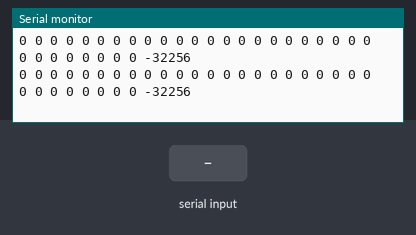
Bench run of a program on a simulated Arduino Mega 2560, built with avr-gcc and run on an emulated ATmega2560. Shown: the last lines printed to the serial monitor. The test bench sets the inputs (shaded band).

Above: at 1.2 s.
1.3 s: byte 30 received over Serial
At 2.1 s:
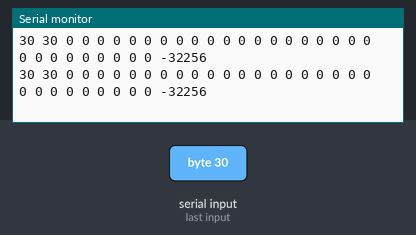
4.3 s: byte 120 received over Serial
At 5.2 s:
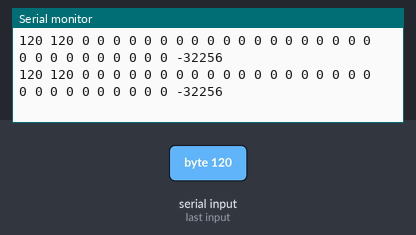
7.3 s: byte 90 received over Serial
At 7.8 s:
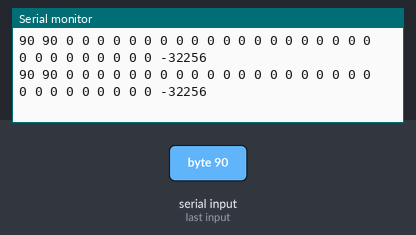
8.8 s: byte 120 received over Serial
11.8 s: byte 30 received over Serial
At 12.7 s:
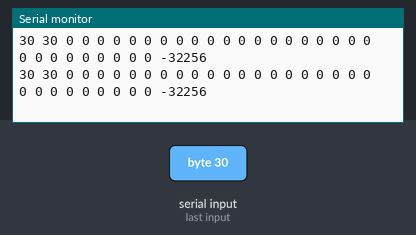
Timing chart, 0 to 14.8 s (numbered marks = the images above; inputs shaded):
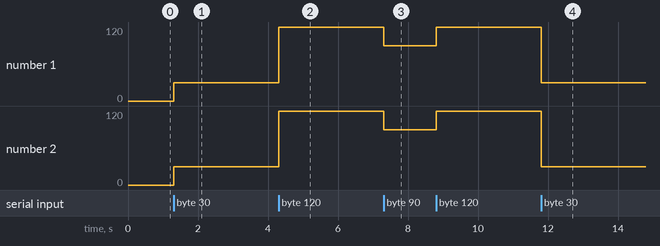

The program:

main.cpp
```cpp
// #include "setup/config.h"
// #include "setup/math.cpp"
// #include "movement/movement.h"
// #include "Sensors/Gyro/gyro.h"
// #include "Leds/leds.h"
// #include "Sensors/Line_circle/line.h"
// #include "Protocols/Serial.hpp"
// #include <Servo.h>

// //  line_circle circle;

// Leds leds(8, 33);
// Servo motorA;

// char output[20]="";

// int ret_i = 0;
//     short controlPin[3] = {22, 23, 24};
//     short slavPins[2] = {A0, A1};
//     struct lisens line_sensors[16];

// float ball_angle = 0.0;
// int ball_len =0;
// int getting = 0;
// float goals[] = {0.0, 0.0};
// bool have_ball = 0;

// // void setConfigurate(int conf)
// // {
// //     for (int conf_i = 2; conf_i > -1; conf_i--)
// //     {
// //         digitalWrite(controlPin[conf_i], (conf >= pow(2, conf_i)));
// //         conf = conf - pow(2, conf_i) * (conf >= pow(2, conf_i));
// //     }
// // }

// //char get[15] = "";

// int get_arr[] = {0,0,0,0, 0};
// float get_rbp[] = {0,0,0,0};
// const char* gett;

// size_t countChar(const char* str, char target) {
//   size_t count = 0;
//   for (size_t i = 0; str[i] != '\0'; i++) {
//       if (str[i] == target) {
//           count++;
//       }
//   }
//   return count;
// }

// void convert(int count){
//   if (countChar(gett, ',') != count+1){
//     return;
//   }
//   char* sep =strchr(gett, ',');
//   for(int i = 0; i<count; i++){
//     char* l_sep = sep;

//      sep = strchr(sep+1, ',');
//     char buf[7] = "";
//     strncpy(buf, l_sep+1, sep - l_sep-1);
//     get_arr[i] = atoi(buf );

//     }
//   }

// int drib_pow = 1450;

// unsigned long last_time = 0;
// void setup()
// {
//   canInit();
//   gyro_init();

//   motorA.attach(26);
//   motorA.writeMicroseconds(1900);
//   delay(2000);
//   motorA.writeMicroseconds(1000);
//   delay(2000);
//   motorA.writeMicroseconds(1400);
//   delay(2000);
//   motorA.writeMicroseconds(0);
//   delay(2000);

//   pinMode(LED_BUILTIN, OUTPUT);
//   attachInterrupt(0, stop, FALLING);
//  // attachInterrupt(1, play, RISING);
//   stop();

//   leds.on(0, 2, 2, 0);

//   pinMode(22,OUTPUT);
//   pinMode(23,OUTPUT);
//   pinMode(24,OUTPUT);

//   pinMode(A0, INPUT);
//   pinMode(A1, INPUT);

//   pinMode(4,INPUT);

//   RBP_Serial.begin(115200);
//   Serial.begin(115200);

//   leds.on(0, 0, 100, 100);
//   delay(1000);

// }

// bool play = 0;
// bool last_4 = 0;

// unsigned long drib_update = 0;

// float curl_ball_ang = 0.0;
// float move_ang = 0.0;
// float yaw_ang = 0.0;
// float move_speed = 4.0;

// int drib_flag = 1;

// float aang = 0.0;

// void loop()
// {

//   motorA.writeMicroseconds(1480 - get_arr[3]);
//   Serial.print(play);

//   // RBP_Serial.print("  ");

//   //get_from_cam();

//   //go(radvec(ball_angle, 0.4 * (abs(between(gyro_read(), ball_angle)) < 0.3)), between(0, ball_angle));
//   //go(radvec(2,1),1.0);

//    //go(radvec(between(0, ball_angle),    1.2 * (abs(between(gyro_read(), ball_angle)) < 0.8) ),  between(0, ball_angle));

//   if (play){
//     go( radvec(get_arr[0]/1000.0,get_arr[1]/1000.0 ), get_arr[2]/1000.0, get_arr[4]/1000.0);
//   }else{
//     go(radvec(0,0),0);
//   }
//   Serial.print("accept^");
//   Serial.print(" ");
//   Serial.print(get_arr[0]/1000.0);
//   Serial.print(" ");
//   Serial.print(get_arr[1]/1000.0);
//   Serial.print(" ");
//   Serial.print(get_arr[2]/1000.0);
//   Serial.print(" ");
//   Serial.print(1450 - get_arr[3]);
//   Serial.print(" ");

//   if (digitalRead(4) && !last_4){
//     play = !play;
//   }
//   last_4 = digitalRead(4);

//   RBP_Serial.print("   ");

//   Serial.print(gyro_read());
//   RBP_Serial.println( gyro_read() );

//   if (RBP_Serial.available() > 0) {
//     String received = RBP_Serial.readStringUntil('\n');
//     //received.trim();
//     Serial.print(" ");
//     Serial.print(received);
//     gett =  received.c_str();

//     convert(5);

//   }
//   Serial.println("");

//   for(int i =0; i<4;i++){
//     Serial.print(get_arr[i]);
//     Serial.print(" ");
//     }

//   // RBP_Serial.print(" ");
//   // // RBP_Serial.print(get);
//   // RBP_Serial.print(" ");
//   // RBP_Serial.print(drib_pow);
//   // RBP_Serial.print(" ");
//   // RBP_Serial.print(ball_len);
//   // RBP_Serial.println(" ");
//   delay(20);

// }


/*
#include <SPI.h>     //Library for using SPI Communication
#include <mcp2515.h> //Library for using CAN Communication
struct can_frame frame;
// MCP2515 can(10);
MCP2515 can(34);

int encode = 0;
uint16_t encoderOffset = 12345;

uint32_t _speed = 600;
int _time = 600;

int sign(int a)
{
  return 2 * (a > 0) - 2;
}

void encupdate()
{
  int enc = 0;
  if (can.readMessage(&frame) == MCP2515::ERROR_OK)
  {
    if (frame.data[0] == 0x9C)
    {
      Serial.print("C");
      Serial.print(frame.data[2] + (frame.data[3] << 8));
      Serial.print("S");
      Serial.print(frame.data[4] + (frame.data[5] << 8));
      Serial.print("E");
      Serial.println(frame.data[6] + (frame.data[7] << 8));
    }
  }
  else
  {
    // Serial.println("Nope");
  }
}
// uint32_t _speed = -1000;
// uint32_t speedcontrol = -100000;

int motor_id[] = {0x141, 0x142, 0x143, 0x144};

unsigned long Accel = 1000;
unsigned long tor = 40;

void setup()
{
  Serial.begin(115200);

  SPI.begin(); // инициализация связи по протоколу SPI

  can.reset();
  // can.setBitrate(CAN_1000KBPS, MCP_16MHZ);  //устанавливаем скорость шины CAN 500 кбит/с и частоту кварцевого генератора 8 МГц
  can.setBitrate(CAN_1000KBPS, MCP_8MHZ);
  can.setNormalMode();
  // can.reset();
  delay(100);
  pinMode(18, INPUT);
  attachInterrupt(5, encupdate, FALLING);
  //  frame.can_id = motor_id[1];
  //  frame.can_dlc = 8;
  //
  //  frame.data[0] = 0x32;
  //  frame.data[1] = 0x00;
  //  frame.data[2] = 5;
  //  frame.data[3] = 5;
  //  frame.data[4] = 5;
  //  frame.data[5] = 5;
  //  frame.data[6] = 5;
  //  frame.data[7] = 5;
  //  can.sendMessage(&frame);
  //  delay(1);

  //  frame.data[0] = 0x35;
  //  frame.data[1] = 0x00;
  //  frame.data[2] = 0x00;
  //  frame.data[3] = 0x00;
  //  frame.data[4] = *(uint8_t*)(&Accel);
  //  frame.data[5] = *((uint8_t*)(&Accel) + 1);
  //  frame.data[6] = *((uint8_t*)(&Accel) + 2);
  //  frame.data[7] = *((uint8_t*)(&Accel) + 3);
  //  can.sendMessage(&frame);
  //      if (can.readMessage(&frame) == MCP2515::ERROR_OK) {
  //      Serial.print("send");
  //      Serial.print(" ");
  //                  for (int ii=1; ii<8;ii++){
  ////                    Serial.print(ii);
  ////                    Serial.print(" ");
  //                  Serial.print(frame.data[ii]);
  //                  Serial.print(" ");}
  //}
  delay(1);

  //  frame.data[0] = 0x0;0
  //  frame.data[1] = 0x00;
  //  frame.data[2] = 0x00;
  //  frame.data[3] = 0x00;
  //  frame.data[4] = 0xA2;
  //  frame.data[5] = 0x00;
  //  frame.data[6] = 0x00;
  //  frame.data[7] = 0x00;
}
int last = 0;
unsigned long t = 0;
long enc;
long a[4];
long cur = 0;
void loop()
{
  //  frame.can_id = motor_id[0];
  //  frame.can_dlc = 8;
  //  frame.data[0] = 0x9C;
  //  frame.data[1] = 0;
  //  frame.data[2] = 0;
  //  frame.data[3] = 0;
  //  frame.data[4] = 0;
  //  frame.data[5] = 0;
  //  frame.data[6] = 0;
  //  frame.data[7] = 0;
  //
  //  can.sendMessage(&frame);
  //  delay(10);
  //  if (can.readMessage(&frame) == MCP2515::ERROR_OK) {
  //    Serial.print("Curent");
  //    Serial.print(" ");
  //    //                  for (int ii=1; ii<8;ii++){
  //    //                    Serial.print(ii);
  //    //                    Serial.print(" ");
  //    //                  Serial.print(frame.data[ii]);
  //    //                  Serial.print(" ");}
  //    cur = frame.data[2];
  //    cur = cur + (frame.data[3] << 8);
  //    Serial.print(cur);
  //  }
  // передаем CAN сообщение

  //  for (int i = 0; i != 4; i++) {
  //
  uint32_t speedcontrol = 1000;
  frame.can_id = motor_id[0];
  frame.can_dlc = 8;

  // frame.data[0] = 0x90;

  // frame.data[1] = 0;
  // frame.data[2] = 0;
  // frame.data[3] = 0;
  // frame.data[4] = 0;
  // frame.data[5] = 0;
  // frame.data[6] = 0;
  // frame.data[7] = 0;

  frame.data[0] = 0xA2;
  frame.data[1] = 0x00;
  frame.data[2] = 0x00;
  frame.data[3] = 0x00;
  frame.data[4] = *(uint8_t *)(&speedcontrol);
  frame.data[5] = *((uint8_t *)(&speedcontrol) + 1);
  frame.data[6] = *((uint8_t *)(&speedcontrol) + 2);
  frame.data[7] = *((uint8_t *)(&speedcontrol) + 3);

  can.sendMessage(&frame);
  delay(3);

  frame.data[0] = 0x9C;
  frame.data[1] = 0x00;
  frame.data[2] = 0x00;
  frame.data[3] = 0x00;
  frame.data[4] = 0x00;
  frame.data[5] = 0x00;
  frame.data[6] = 0x00;
  frame.data[7] = 0x00;
  can.sendMessage(&frame);
  // if (can.readMessage(&frame) == MCP2515::ERROR_OK) {
  //   Serial.print("send");
  //   Serial.print(" ");
  //               for (int ii=1; ii<8;ii++){
  //                 Serial.print(ii);
  //                 Serial.print(" ");
  //               Serial.print(frame.data[ii]);
  //               Serial.print(" ");}
  //   enc = frame.data[4];
  //   enc = enc + (frame.data[5] << 8);
  //   Serial.println(enc);
  // }
  //    Serial.print("enc: ");
  //   Serial.print(enc);
  //    Serial.print(" ");
  //    a[i] = abs(enc[i]/66)-_speed;
  //    Serial.print(a[i]);
  //
  //
  //    frame.can_id = motor_id[i];
  //    frame.can_dlc = 8;

  //
  //    if (can.readMessage(&frame) == MCP2515::ERROR_OK) {
  //      Serial.print("send2 ");
  //      for (int ii = 0; ii < 8; ii++) {
  //        Serial.print(ii);
  //        Serial.print(" ");
  //        Serial.print(frame.data[ii]);
  //        Serial.print(" ");
  //      }
  //
  //    }
  //    delay(10);
  //
  //            frame.data[0] = 0xA1;
  //        frame.data[1] = 0x00;
  //        frame.data[2] = 0x00;
  //        frame.data[3] = 0x00;
  //        frame.data[4] = *(uint8_t*)(&tor);
  //        frame.data[5] = *((uint8_t*)(&tor) + 1);
  //        frame.data[6] = 0x00;
  //        frame.data[7] = 0x00;
  //        can.sendMessage(&frame);

  //    uint32_t speedcontrol = -100000 ;
  ////    if (i>=2){
  ////      speedcontrol = -speedcontrol;
  ////      }
  //
  //        frame.data[0] = 0xA2;
  //        frame.data[1] = 0x00;
  //        frame.data[2] = 0x00;
  //        frame.data[3] = 0x00;
  //        frame.data[4] = *(uint8_t*)(&speedcontrol);
  //        frame.data[5] = *((uint8_t*)(&speedcontrol) + 1);
  //        frame.data[6] = *((uint8_t*)(&speedcontrol) + 2);
  //        frame.data[7] = *((uint8_t*)(&speedcontrol) + 3);
  //
  //   can.sendMessage(&frame);  //передаем CAN сообщение
  //    if (can.readMessage(&frame) == MCP2515::ERROR_OK) {
  //      Serial.print("send3 ");
  //      for (int ii = 0; ii < 8; ii++) {
  //        Serial.print(frame.data[ii]);
  //        Serial.print(" ");
  //      }
  //    }
  //  }
  //
  delay(10);
  //   delayMicroseconds(100);
  //  Serial.println();
}
*/

#include <Arduino.h>

void setup() {
  Serial.begin(115200);

}
long iter = 0;
  static uint8_t buffer[16];

void loop() {
//   Serial.print("T");
//  Serial.print(iter);
//  Serial.print("E");
//  Serial.println(int(1000*sin(millis()/1000.0)));
//  delay(50);
//  iter +=1;
 size_t index = 0;
  if (Serial.available() > 0){
  while (Serial.available() > 0) {
    buffer[index++] = Serial.read();}}

  for (int i = 0; i<16; i +=1){
    Serial.print(buffer[i]);
  Serial.print(" ");
   Serial.print(buffer[i]+ (buffer[i+1]<<8));
   Serial.print(" ");
}Serial.println("");

}
```

leds.cpp
```cpp
#include "leds.h"
```

leds.h
```cpp
#ifndef _leds_H_
#define _leds_H_

#include "Adafruit_NeoPixel.h"
// #include "geometry.h"

class Leds
{
public:
    Leds(int pixeles, int LED_PIN){
        pixeles = pixeles;
        _strip = Adafruit_NeoPixel(pixeles, LED_PIN, NEO_GRB + NEO_KHZ800);
        _strip.begin();
        off();
    }
    void off(){ // выключение всех неопикселей
        for (int i = 0; i < pixeles; i++)
        {
            _strip.setPixelColor(i, _strip.Color(0, 0, 0));
            _strip.show();
        }
    }
    void on(int _port, int _red, int _green, int _blue)
    { // включение на конкретнй цвет двух неопикселей с одинаковым индексом
        _strip.setPixelColor(_port, _strip.Color(_red, _green, _blue));
        _strip.show();
    }
    void colorWipe(int _red, int _green, int _blue, unsigned long wait_ms);

private:
    int i = 0;
    unsigned long time_last_change = 0;
    int first = 100;
    int last = 0;
    int pixeles;
    Adafruit_NeoPixel _strip;
};

#endif // _leds_H_
```

line.cpp
```cpp
#include "line.h"

// void lisenses::calib()
// {

//     for (int c = 0; c < 8; c++)
//     {
//         setConfigurate(c);
//         delay(1);
//         for (int step = 0; step < 4; step++)
//         {
//             line_sensors[step * 8 + c].min_value = min(analogRead(slavPins[step]), line_sensors[step * 8 + c].min_value);
//             line_sensors[step * 8 + c].max_value = max(analogRead(slavPins[step]), line_sensors[step * 8 + c].max_value);
//             line_sensors[step * 8 + c].threshold_value = int((line_sensors[step * 8 + c].min_value + line_sensors[step * 8 + c].max_value) / 1.8);
//             line_sensors[step * 8 + c].broken = ((line_sensors[step * 8 + c].min_value + line_sensors[step * 8 + c].max_value) < 100);
//             if (line_sensors[step * 8 + c].broken)
//             {
//                 Serial.println("ERR_LINE");
//             }
//         }
//     }
//     Serial.print("NewT:");
//     for (int i = 0; i < 32; i++)
//     {
//         Serial.print(line_sensors[i].threshold_value);
//         Serial.print(" ");
//     }
// }

// void lisenses::init()
// {
//     for (short ili = 0; ili < 3; ili++)
//     {
//         pinMode(controlPin[ili], OUTPUT);
//     }
//     for (short ili = 0; ili < 2; ili++)
//     {
//         pinMode(slavPins[ili], INPUT);
//     }

//     for (short ili = 0; ili < 16; ili++)
//     {
//         line_sensors[ili].value = 0;
//         line_sensors[ili].bool_value = false;

//             line_sensors[ili].vector.ang = 22.5*ili*DEG_TO_RAD;


//         if (min(abs(ili - 32), abs(ili)) <= 1)
//         {
//             line_sensors[ili].vector.lenght = all_len[min(abs(ili - 32), abs(ili))];
//         }
//         else
//         {
//             line_sensors[ili].vector.lenght = all_len[2];
//         }
//     }
// }


void line_circle::setConfigurate(int conf)
{
    for (int conf_i = 2; conf_i > -1; conf_i--)
    {
        digitalWrite(controlPin[conf_i], (conf >= pow(2, conf_i)));
        conf = conf - pow(2, conf_i) * (conf >= pow(2, conf_i));
    }
}

// void lisenses::read_line()
// {
//     ret_i = 0;

//     for (int c = 0; c < 8; c++)
//     {
//         setConfigurate(c);
//         delay(1);
//         for (int step = 0; step < 4; step++)
//         {
//             line_sensors[step * 8 + c].value += int(0.95 * (analogRead(slavPins[step]) - line_sensors[step * 8 + c].value));
//             line_sensors[step * 8 + c].bool_value = (line_sensors[step * 8 + c].value > line_sensors[step * 8 + c].threshold_value);

//             if (!line_sensors[step * 8 + c].broken)
//             {

//                 if (line_sensors[step * 8 + c].bool_value or (millis() - line_sensors[step * 8 + c].time_high < 200))
//                 {
//                     livectors[ret_i] = line_sensors[step * 8 + c].vector;
//                     if (line_sensors[step * 8 + c].bool_value)
//                         line_sensors[step * 8 + c].time_high = millis();
//                 }
//                 ret_i += line_sensors[step * 8 + c].bool_value;
//             }

//             // for (int i = 0; i < 32; i++)
//             // {
//             //     Serial.print(line_sensors[i].vector.angle);
//             //     Serial.print(", ");
//             //     Serial.print(line_sensors[i].vector.lenght);
//             //     Serial.print(", ");
//             //     Serial.print(line_sensors[i].value);
//             //     Serial.print("/");
//             // }
//             // Serial.println("}");
//         }
//     }
// }

// vec lisenses::get_line()
// {
//     vec ret;

//     int lisin = 0;
//     int licos = 0;
//     Serial.print(" Line: ");

//     if (ret_i == 0)
//     {
//         ret.ret = 0;
//         ret.angle = 0;
//         ret.lenght = -1;
//         Serial.print(ret.angle);
//         Serial.print(" ");
//         Serial.print(ret.lenght);
//         Serial.print(" ");

//         return ret;
//     }

//     ret.ret = 1;

//     for (int i = 0; i < ret_i; i++)
//     {

//         lisin += sin(livectors[i].angle * DEG_TO_RAD) * livectors[i].lenght;
//         licos += cos(livectors[i].angle * DEG_TO_RAD) * livectors[i].lenght;
//         //  Serial.print();
//         //  Serial.print(" ");
//     }

//     ret.angle = (atan2((lisin), (licos)) * RAD_TO_DEG);
//     ret.lenght = sqrt(lisin * lisin + licos * licos) / ret_i;

//     // if (side == 0)
//     // {
//     //     side = sign(ret.angle);
//     // }
//     // else if (side != sign(ret.angle))
//     // {
//     //     ret.angle = -ret.angle;
//     //     side = sign(ret.angle);
//     // }

//     Serial.print(ret.angle);
//     Serial.print(" ");
//     Serial.print(ret.lenght);
//     return ret;
// }

// vec lisenses::update()
// {
//     read_line();
//     return get_line();
// }
```

line.h
```cpp
#pragma once

#include "Setup/config.h"
#include "Setup/math.cpp"

struct lisens
{
  bool bool_value = 0;
  bool broken = 0;
  Vec vector;
  short analog_value = 0;
  short value = 1;
  short max_value = 0;
  short min_value = 0;
  short threshold_value = 200;
  unsigned long time_high = 0;
};

class line_circle
{
public:
    void init();
    void setConfigurate(int conf);
    void calib();

    Vec update();
    void read_line();
    Vec get_line();


private:

    int ret_i = 0;
    short controlPin[3] = {22, 23, 24};
    short slavPins[2] = {A0, A1};
    struct lisens line_sensors[16];
};
```

config.h
```cpp
#pragma once
#include <Arduino.h>

#define D_wheel 54

#define RBP_Serial Serial3
#define GY_Serial Serial2

#define break_m 4
```

Source omitted: CAN_m.cpp (972 bytes), CAN_m.hpp (792 bytes), math.cpp (2799 bytes)

Measured:
- after the input at 1.3 s, the serial monitor: prints a new line at once (image 1)
- after the input at 4.3 s, the serial monitor: prints a new line at once (image 2)
- after the input at 7.3 s, the serial monitor: prints a new line at once (image 3)
- after the input at 11.8 s, the serial monitor: prints a new line at once (image 4)
- plotted number 1: 0 → 30 after the input at 1.3 s, 30 → 120 after the input at 4.3 s, 120 → 90 after the input at 7.3 s, 120 → 30 after the input at 11.8 s
- plotted number 2: 0 → 30 after the input at 1.3 s, 30 → 120 after the input at 4.3 s, 120 → 90 after the input at 7.3 s, 120 → 30 after the input at 11.8 s
